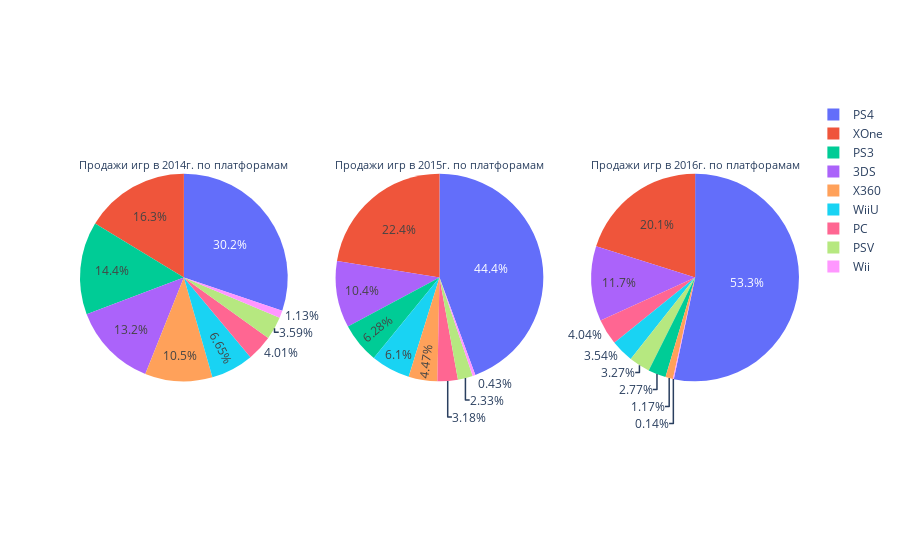

Notebook source saved alongside this figure:
### Markdown cell above
Рассмотрим как поменялись продажи в процентах от общего количества проданных в году  игр

### Code cell
fig = make_subplots(rows=1, cols=3, specs=[[{'type':'domain'}, {'type':'domain'}, {'type':'domain'}]])
fig.add_trace(go.Pie(labels=pivot_4['platform'], values=pivot_4['percent_2014'], title="Продажи игр в 2014г. по платфорамам"),
              1, 1)
fig.add_trace(go.Pie(labels=pivot_4['platform'], values=pivot_4['percent_2015'], title="Продажи игр в 2015г. по платфорамам"),
              1, 2)
fig.add_trace(go.Pie(labels=pivot_4['platform'], values=pivot_4['percent_2016'], title="Продажи игр в 2016г. по платфорамам"),
              1, 3)
fig.show()

### Figure 1 — Plotly figure (JSON) as saved in the notebook; plotly's stock layout.template omitted (floating-point values rounded to 4 significant figures)
{"data": [{"domain": {"x": [0, 0.2889], "y": [0, 1]}, "labels": ["PS4", "XOne", "PS3", "3DS", "X360", "WiiU", "PC", "PSV", "Wii"], "title": {"text": "Продажи игр в 2014г. по платфорамам"}, "type": "pie", "values": [30.19, 16.32, 14.42, 13.21, 10.49, 6.65, 4.01, 3.59, 1.13]}, {"domain": {"x": [0.3556, 0.6444], "y": [0, 1]}, "labels": ["PS4", "XOne", "PS3", "3DS", "X360", "WiiU", "PC", "PSV", "Wii"], "title": {"text": "Продажи игр в 2015г. по платфорамам"}, "type": "pie", "values": [44.39, 22.45, 6.28, 10.37, 4.47, 6.1, 3.18, 2.33, 0.43]}, {"domain": {"x": [0.7111, 1], "y": [0, 1]}, "labels": ["PS4", "XOne", "PS3", "3DS", "X360", "WiiU", "PC", "PSV", "Wii"], "title": {"text": "Продажи игр в 2016г. по платфорамам"}, "type": "pie", "values": [53.29, 20.12, 2.77, 11.65, 1.17, 3.54, 4.04, 3.27, 0.14]}], "layout": {"autosize": true}}
